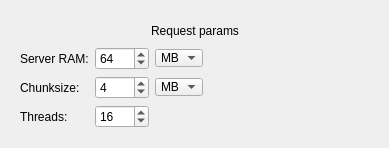
<?xml version="1.0" encoding="UTF-8"?>
<ui version="4.0">
 <class>RequestParamsSettingsWidget</class>
 <widget class="QWidget" name="RequestParamsSettingsWidget">
  <property name="geometry">
   <rect>
    <x>0</x>
    <y>0</y>
    <width>389</width>
    <height>148</height>
   </rect>
  </property>
  <property name="windowTitle">
   <string>Form</string>
  </property>
  <layout class="QVBoxLayout" name="verticalLayout">
   <item>
    <widget class="QWidget" name="widget" native="true">
     <layout class="QVBoxLayout" name="verticalLayout_3">
      <item>
       <layout class="QVBoxLayout" name="verticalLayout_2">
        <item>
         <layout class="QHBoxLayout" name="horizontalLayout">
          <item>
           <spacer name="horizontalSpacer">
            <property name="orientation">
             <enum>Qt::Horizontal</enum>
            </property>
            <property name="sizeHint" stdset="0">
             <size>
              <width>40</width>
              <height>20</height>
             </size>
            </property>
           </spacer>
          </item>
          <item>
           <widget class="QLabel" name="headerLabel">
            <property name="text">
             <string>Request params</string>
            </property>
           </widget>
          </item>
          <item>
           <spacer name="horizontalSpacer_2">
            <property name="orientation">
             <enum>Qt::Horizontal</enum>
            </property>
            <property name="sizeHint" stdset="0">
             <size>
              <width>40</width>
              <height>20</height>
             </size>
            </property>
           </spacer>
          </item>
         </layout>
        </item>
        <item>
         <layout class="QHBoxLayout" name="horizontalLayout_2">
          <item>
           <layout class="QGridLayout" name="gridLayout">
            <item row="1" column="2">
             <widget class="QComboBox" name="chunkSizeTypeComboBox">
              <property name="styleSheet">
               <string notr="true">QComboBox {padding-right: 5px;padding-left: 5px;}</string>
              </property>
              <property name="currentIndex">
               <number>2</number>
              </property>
              <item>
               <property name="text">
                <string>B</string>
               </property>
              </item>
              <item>
               <property name="text">
                <string>KB</string>
               </property>
              </item>
              <item>
               <property name="text">
                <string>MB</string>
               </property>
              </item>
             </widget>
            </item>
            <item row="2" column="0">
             <widget class="QLabel" name="threadsLabel">
              <property name="text">
               <string>Threads:</string>
              </property>
             </widget>
            </item>
            <item row="1" column="0">
             <widget class="QLabel" name="chunkSizeLabel">
              <property name="text">
               <string>Chunksize:</string>
              </property>
             </widget>
            </item>
            <item row="0" column="1">
             <widget class="QSpinBox" name="serverRAMSpinBox">
              <property name="minimum">
               <number>1</number>
              </property>
              <property name="maximum">
               <number>1023</number>
              </property>
              <property name="value">
               <number>64</number>
              </property>
             </widget>
            </item>
            <item row="0" column="2">
             <widget class="QComboBox" name="serverRAMTypeComboBox">
              <property name="styleSheet">
               <string notr="true">QComboBox {padding-right: 5px;padding-left: 5px;}</string>
              </property>
              <property name="currentIndex">
               <number>2</number>
              </property>
              <item>
               <property name="text">
                <string>B</string>
               </property>
              </item>
              <item>
               <property name="text">
                <string>KB</string>
               </property>
              </item>
              <item>
               <property name="text">
                <string>MB</string>
               </property>
              </item>
             </widget>
            </item>
            <item row="1" column="1">
             <widget class="QSpinBox" name="chunkSizeSpinBox">
              <property name="minimum">
               <number>1</number>
              </property>
              <property name="maximum">
               <number>1023</number>
              </property>
              <property name="value">
               <number>4</number>
              </property>
             </widget>
            </item>
            <item row="2" column="1">
             <widget class="QSpinBox" name="threadsSpinBox">
              <property name="minimum">
               <number>1</number>
              </property>
              <property name="maximum">
               <number>64</number>
              </property>
              <property name="value">
               <number>16</number>
              </property>
             </widget>
            </item>
            <item row="0" column="0">
             <widget class="QLabel" name="serverRAMLabel">
              <property name="text">
               <string>Server RAM:</string>
              </property>
             </widget>
            </item>
            <item row="0" column="3">
             <spacer name="horizontalSpacer_3">
              <property name="orientation">
               <enum>Qt::Horizontal</enum>
              </property>
              <property name="sizeHint" stdset="0">
               <size>
                <width>40</width>
                <height>20</height>
               </size>
              </property>
             </spacer>
            </item>
            <item row="1" column="3">
             <spacer name="horizontalSpacer_4">
              <property name="orientation">
               <enum>Qt::Horizontal</enum>
              </property>
              <property name="sizeHint" stdset="0">
               <size>
                <width>40</width>
                <height>20</height>
               </size>
              </property>
             </spacer>
            </item>
            <item row="2" column="3">
             <spacer name="horizontalSpacer_5">
              <property name="orientation">
               <enum>Qt::Horizontal</enum>
              </property>
              <property name="sizeHint" stdset="0">
               <size>
                <width>40</width>
                <height>20</height>
               </size>
              </property>
             </spacer>
            </item>
           </layout>
          </item>
         </layout>
        </item>
       </layout>
      </item>
     </layout>
    </widget>
   </item>
  </layout>
 </widget>
 <resources/>
 <connections/>
</ui>
